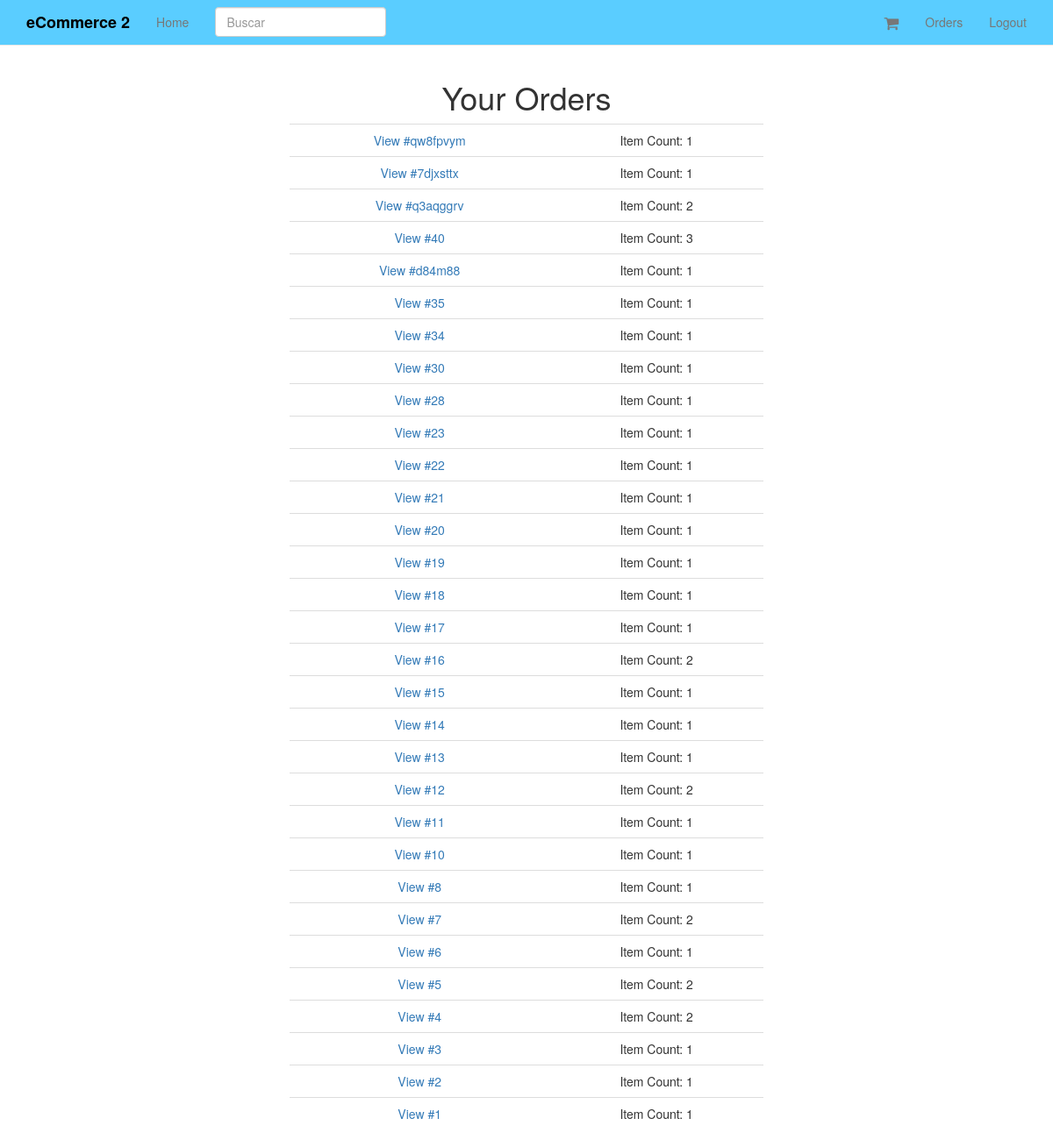
/orders/ (signed in), run on the app's committed database.
### orders/models.py (models this page shows, shortened)
class Order(models.Model):
	status = models.CharField(max_length=120, choices=ORDER_STATUS_CHOICES, default='created')
	cart = models.ForeignKey(Cart)
	user = models.ForeignKey(UserCheckout, null=True)
	billing_address = models.ForeignKey(UserAddress, related_name='billing_address', null=True)
	shipping_address = models.ForeignKey(UserAddress, related_name='shipping_address', null=True)
	shipping_total_price = models.DecimalField(max_digits=50, decimal_places=2, default=5.99)
	order_total = models.DecimalField(max_digits=50, decimal_places=2, )
	order_id = models.CharField(max_length=20, null=True, blank=True)
	class Meta:
		ordering = ['-id']
	def get_absolute_url(self):
		return reverse("order_detail", kwargs={"pk": self.pk})

### cart/models.py (models this page shows, shortened)
class Cart(models.Model):
	user = models.ForeignKey(settings.AUTH_USER_MODEL, null = True, blank = True)
	items = models.ManyToManyField(Variation, through = CartItem)
	timestamp = models.DateTimeField(auto_now_add = True, auto_now = False)
	updated = models.DateTimeField(auto_now_add = False, auto_now = True)
	subtotal = models.DecimalField(max_digits=50, decimal_places=2, default=25.00)
	tax_percentage  = models.DecimalField(max_digits=10, decimal_places=5, default=0.085)
	tax_total = models.DecimalField(max_digits=50, decimal_places=2, default=25.00)
	total = models.DecimalField(max_digits=50, decimal_places=2, default=25.00)

### orders/views.py (the view)
# urls.py: url(r'^orders/$', OrderList.as_view(), name='orders'),
class OrderList(LoginRequiredMixin,ListView):
	queryset = Order.objects.all()
	def get_queryset(self):
		user_check_id = self.request.user.id
		user_checkout = UserCheckout.objects.get(user_id=user_check_id)
		return super(OrderList, self).get_queryset().filter(user=user_checkout)

### orders/mixins.py (called while the page is built)
	@method_decorator(login_required)
	def dispatch(self, request, *args, **kwargs):
		return super(LoginRequiredMixin, self).dispatch(request,*args, **kwargs)

### orders/templates/orders/order_list.html
{% extends "base.html" %}
{% block content %}
<div class='col-sm-6 col-sm-offset-3 text-center'>
<h1>Your Orders</h1>
{% if object_list|length <= 0 %}
<p class='lead'>
You do not currently have orders.
</p>
</div>
{% else  %}
<table class='table'>
{% for object in object_list %}
<tr>
<td>
<a href='{{ object.get_absolute_url }}'>View #{% if object.order_id %}{{ object.order_id }}{% else %}{{ object.id }}{% endif %}</a>
</td>
<td>
Item Count: {{ object.cart.items.count }}
</td>
</tr>
{% endfor %}
</table>
</div>
{% endif %}
{% endblock %}

### static_in_pro/our_static/css/navbar-static-top.css (style rules this page uses)
body { min-height: 1000px; }

### data on the page
Order: order_id "qw8fpvym", cart.items.count "1"
Order: order_id "7djxsttx", cart.items.count "1"
Order: order_id "q3aqggrv", cart.items.count "2"
Order: id "40", cart.items.count "3"
Order: order_id "d84m88", cart.items.count "1"
Order: id "35", cart.items.count "1"
Order: id "34", cart.items.count "1"
Order: id "30", cart.items.count "1"
Order: id "28", cart.items.count "1"
Order: id "23", cart.items.count "1"
Order: id "22", cart.items.count "1"
Order: id "21", cart.items.count "1"
Order: id "20", cart.items.count "1"
Order: id "19", cart.items.count "1"
Order: id "18", cart.items.count "1"
Order: id "17", cart.items.count "1"
Order: id "16", cart.items.count "2"
Order: id "15", cart.items.count "1"
Order: id "14", cart.items.count "1"
Order: id "13", cart.items.count "1"
Order: id "12", cart.items.count "2"
Order: id "11", cart.items.count "1"
Order: id "10", cart.items.count "1"
Order: id "8", cart.items.count "1"
Order: id "7", cart.items.count "2"
Order: id "6", cart.items.count "1"
Order: id "5", cart.items.count "2"
Order: id "4", cart.items.count "2"
Order: id "3", cart.items.count "1"
Order: id "2", cart.items.count "1"
Order: id "1", cart.items.count "1"
